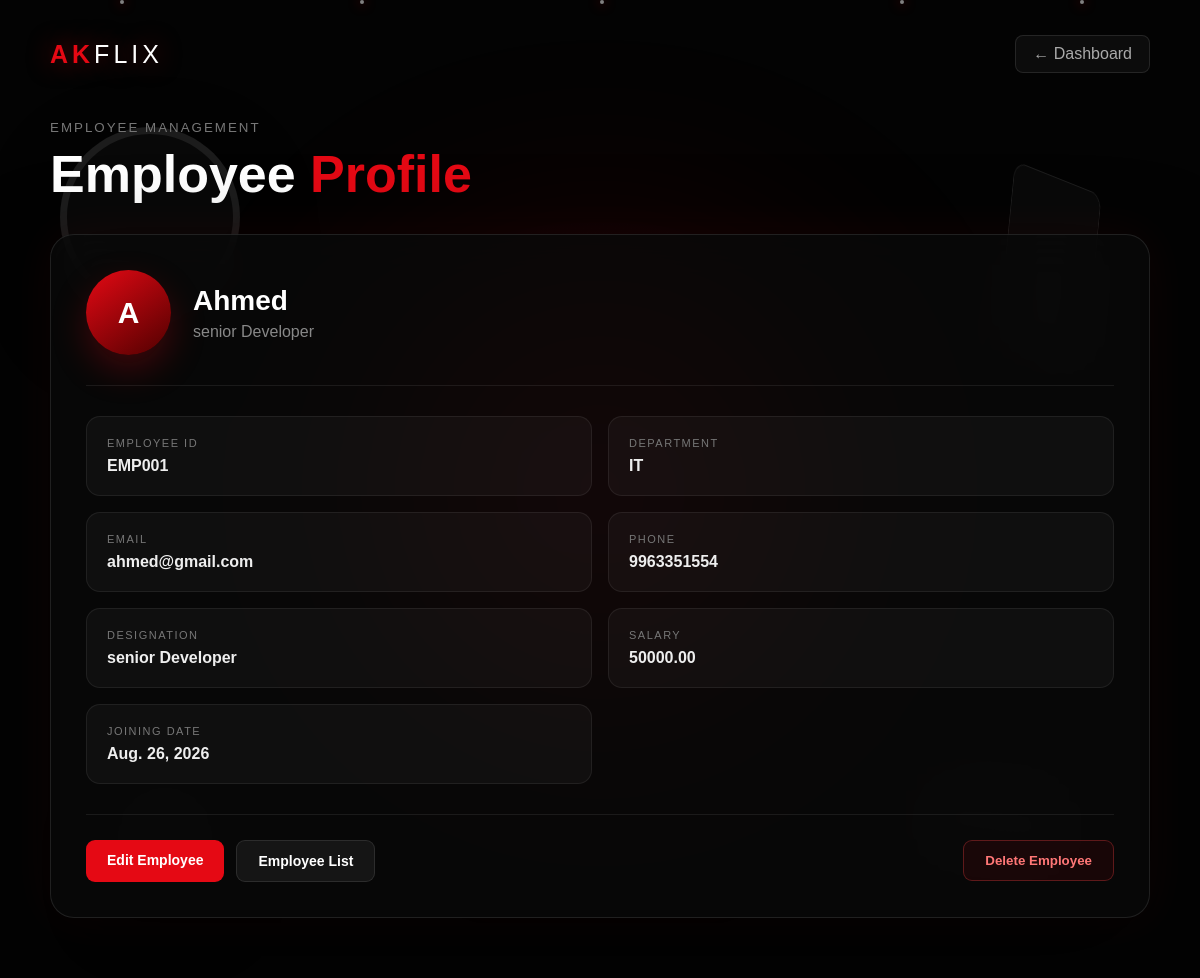
/employees/1/ (signed in), run on the app's committed database.
### miniapp/models.py (models this page shows, shortened)
class Employee(models.Model):
    employee_id = models.CharField(max_length=20, unique=True)
    employee_name = models.CharField(max_length=100)
    email = models.EmailField()
    phone = models.CharField(max_length=15)
    department = models.CharField(max_length=100)
    designation = models.CharField(max_length=100)
    salary = models.DecimalField(max_digits=10, decimal_places=2)
    joining_date = models.DateField()

### miniapp/views.py (the view)
# urls.py: path("employees/<int:id>/", views.employee_detail, name="employee_detail"),
def employee_detail(request, id):
    if "user_id" not in request.session:
        return redirect("login")
    employee = Employee.objects.get(id=id)
    return render(request, 'employee_details.html', {'employee': employee})

### miniapp/templates/employee_details.html (shortened to what this page needs)
<!DOCTYPE html>
<html lang="en">
<head>
</head>
<body>
    <div class="scene">
        <div class="red-glow"></div>
        <div class="floating circle"></div>
        <div class="floating square"></div>
        <div class="floating small-circle"></div>
        <div class="floating cube"></div>
    </div>
    <main class="page">
        <nav class="topbar">
            <div class="brand">
                AK<span>FLIX</span>
            </div>
            <a
                href="{% url 'dashboard' %}"
                class="back-link"
            >
                ← Dashboard
            </a>
        </nav>
        <section class="heading">
            <small>
                Employee Management
            </small>
            <h1>
                Employee
                <span>Profile</span>
            </h1>
        </section>
        <section class="employee-card">
            <div class="employee-header">
                <div class="avatar">
                    {{ employee.employee_name|first|upper }}
                </div>
                <div>
                    <h2>
                        {{ employee.employee_name }}
                    </h2>
                    <p>
                        {{ employee.designation }}
                    </p>
                </div>
            </div>
            <div class="details-grid">
                <div class="info">
                    <span class="label">
                        Employee ID
                    </span>
                    <span class="value">
                        {{ employee.employee_id }}
                    </span>
                </div>
                <div class="info">
                    <span class="label">
                        Department
                    </span>
                    <span class="value">
                        {{ employee.department }}
                    </span>
                </div>
                <div class="info">
                    <span class="label">
                        Email
                    </span>
                    <span class="value">
                        {{ employee.email }}
                    </span>
                </div>
                <div class="info">
                    <span class="label">
                        Phone
                    </span>
                    <span class="value">
                        {{ employee.phone }}
                    </span>
                </div>
                <div class="info">
                    <span class="label">
                        Designation
                    </span>
                    <span class="value">
                        {{ employee.designation }}
                    </span>
                </div>
                <div class="info">
                    <span class="label">
                        Salary
                    </span>
                    <span class="value">
                        {{ employee.salary }}
                    </span>
                </div>
                <div class="info">
                    <span class="label">
                        Joining Date
                    </span>
                    <span class="value">
                        {{ employee.joining_date }}
                    </span>
                </div>
            </div>
            <div class="actions">
                <a
                    href="{% url 'employee_update' employee.id %}"
                    class="button edit"
                >
                    Edit Employee
                </a>
                <a
                    href="{% url 'employee_list' %}"
                    class="button list"
                >
                    Employee List
                </a>
                <form
                    method="POST"
                    action="{% url 'employee_delete' employee.id %}"
                    class="delete-form"
                    onsubmit="return confirm('Are you sure you want to delete this employee?');"
                >
                    <button
                        type="submit"
                        class="delete-button"
                    >
                        Delete Employee
                    </button>
                </form>
            </div>
        </section>
    </main>
</body>
</html>

### miniapp/templates/employee_details.html (style rules this page uses)
* { box-sizing: border-box; }
body { margin: 0; min-height: 100vh; color: white; font-family: Arial, Helvetica, sans-serif; background: #030303; overflow-x: hidden; }
.scene { position: fixed; inset: 0; overflow: hidden; perspective: 1200px; background: radial-gradient( circle at 50% 50%, rgba(229,9,20,.13), transparent 35% ), #030303; z-index: -10; }
.red-glow { position: absolute; width: 550px; height: 550px; left: 50%; top: 50%; transform: translate(-50%, -50%); border-radius: 50%; background: rgba(229,9,20,.09); filter: blur(100px); animation: glow 7s ease-in-out infinite; }
.floating { position: absolute; border: 1px solid rgba(255,255,255,.08); background: rgba(255,255,255,.025); box-shadow: 0 30px 70px rgba(0,0,0,.5); transform-style: preserve-3d; animation: float 9s ease-in-out infinite; }
.circle { width: 180px; height: 180px; border-radius: 50%; border-width: 7px; left: 5%; top: 13%; }
.square { width: 130px; height: 180px; border-radius: 16px; right: 7%; top: 18%; transform: rotateY(30deg) rotateZ(8deg); animation-delay: 2s; }
.small-circle { width: 90px; height: 90px; border-radius: 50%; left: 10%; bottom: 10%; animation-delay: 3s; }
.cube { width: 130px; height: 80px; border-radius: 14px; right: 12%; bottom: 12%; transform: rotateY(-25deg); animation-delay: 1s; }
.page { width: 92%; max-width: 1100px; margin: auto; padding: 35px 0 60px; }
.topbar { display: flex; justify-content: space-between; align-items: center; margin-bottom: 45px; }
.brand { font-size: 25px; font-weight: 900; letter-spacing: 4px; color: #e50914; text-shadow: 0 0 25px rgba(229,9,20,.5); }
.brand span { color: white; font-weight: 400; }
.back-link { color: #aaa; text-decoration: none; padding: 9px 17px; border: 1px solid rgba(255,255,255,.10); border-radius: 8px; background: rgba(255,255,255,.04); transition: .3s; }
.heading { margin-bottom: 30px; }
.heading small { color: #777; letter-spacing: 2px; text-transform: uppercase; }
.heading h1 { margin: 8px 0 0; font-size: clamp(32px, 5vw, 52px); font-weight: 800; }
.heading h1 span { color: #e50914; }
.employee-card { position: relative; padding: 35px; border-radius: 24px; background: rgba(10,10,10,.78); border: 1px solid rgba(255,255,255,.10); backdrop-filter: blur(25px); box-shadow: 0 40px 100px rgba(0,0,0,.65), 0 0 50px rgba(229,9,20,.07); animation: cardEnter 1s ease; }
.employee-header { display: flex; align-items: center; gap: 22px; padding-bottom: 30px; border-bottom: 1px solid rgba(255,255,255,.08); }
.avatar { width: 85px; height: 85px; flex-shrink: 0; border-radius: 50%; display: flex; align-items: center; justify-content: center; background: linear-gradient( 145deg, #e50914, #500000 ); font-size: 30px; font-weight: 800; box-shadow: 0 15px 35px rgba(229,9,20,.25); }
.employee-header h2 { margin: 0; font-size: 28px; font-weight: 800; }
.employee-header p { margin: 6px 0 0; color: #888; }
.details-grid { display: grid; grid-template-columns: repeat(2, 1fr); gap: 16px; margin-top: 30px; }
.info { padding: 20px; border-radius: 14px; background: rgba(255,255,255,.035); border: 1px solid rgba(255,255,255,.07); transition: .3s; }
.label { display: block; margin-bottom: 8px; color: #777; font-size: 11px; text-transform: uppercase; letter-spacing: 1.5px; }
.value { color: #eee; font-size: 16px; font-weight: 600; word-break: break-word; }
.actions { display: flex; gap: 12px; flex-wrap: wrap; margin-top: 30px; padding-top: 25px; border-top: 1px solid rgba(255,255,255,.08); }
.button { display: inline-block; padding: 12px 21px; border-radius: 9px; text-decoration: none; font-weight: 700; font-size: 14px; transition: .3s; }
.edit { background: #e50914; color: white; }
.list { color: white; background: rgba(255,255,255,.06); border: 1px solid rgba(255,255,255,.10); }
.delete-form { margin-left: auto; }
.delete-button { padding: 12px 21px; border: 1px solid rgba(255,70,70,.3); border-radius: 9px; background: rgba(229,9,20,.08); color: #ff7777; font-weight: 700; cursor: pointer; transition: .3s; }

### data on the page
Employee: employee_name|first "A", employee_name "Ahmed", designation "senior Developer", employee_id "EMP001", department "IT", email "ahmed@gmail.com", phone "9963351554", salary "50000.00", joining_date "Aug. 26, 2026"
